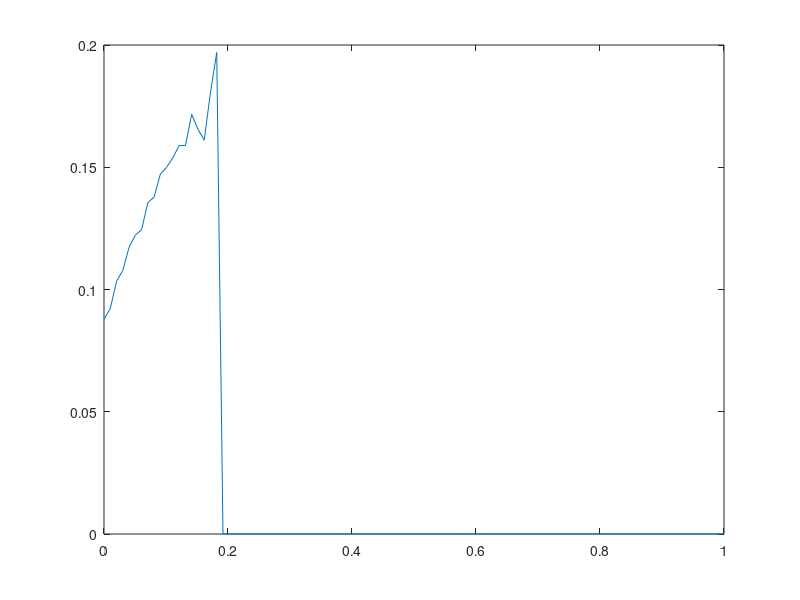

Write the MATLAB code that produced this figure.
% Self-propelled particle model of aggregation in two dimensions.
% Written by Kit Yates

clear
close all



%Set up movie
fig=figure;
makemovie=0;
%movien = avifile('Vicsekmovie','FPS',3,'compression','none')

J=100; %Number of timestep t0 be used
UJ=0;   %Rate at which film is updated


t=1/J %Size of one time step

N=60 %Number of particles

e=0.5 %e is eta the noise parameter, whose maximum value is 2*pi

r=1     % radius for where the particles get a common direction
r2=3    % radius where the particles move towards each other



L=20 %L is the size of the domain on which the particles can move

v=0.5 %v is the speed at which the particles move

turn_rate=1; %how hard the particles turn towards biggest groups

% x(i,j) gives the x coordinate of the ith particle at time j
x=zeros(N,J+1);
x(:,1)=L*rand(N,1); %define initial x coordiantes of all particles
     
% y(i,j) gives the y coordinate of the ith particle at time j
y=zeros(N,J+1);
y(:,1)=L*rand(N,1); %define initial y coordiantes of all particles

% T(i,j) gives the angle with the x axis of the direction of motion of the ith
% particle at time j
T=zeros(N,J+1);
T(:,1)=2*pi*rand(N,1); %define initial direction of all particles

D=zeros(N,N); %neigbors of every particle
D_ingroup=zeros(N,N);

closeness = zeros(1,J,'double');
     
%For all time steps
for j=1:J
    %For each particle
    for i=1:N
        %finds how many particles are in the interaction radius of each
        %particle
        A(:,1)=((x(i,j)-x(:,j)).^2+(y(i,j)-y(:,j)).^2).^0.5;
        A(:,2)=((x(i,j)-x(:,j)-L).^2+(y(i,j)-y(:,j)).^2).^0.5;
        A(:,3)=((x(i,j)-x(:,j)).^2+(y(i,j)-y(:,j)-L).^2).^0.5;
        A(:,4)=((x(i,j)-x(:,j)+L).^2+(y(i,j)-y(:,j)).^2).^0.5;
        A(:,5)=((x(i,j)-x(:,j)).^2+(y(i,j)-y(:,j)+L).^2).^0.5;
        A(:,6)=((x(i,j)-x(:,j)+L).^2+(y(i,j)-y(:,j)+L).^2).^0.5;
        A(:,7)=((x(i,j)-x(:,j)+L).^2+(y(i,j)-y(:,j)-L).^2).^0.5;
        A(:,8)=((x(i,j)-x(:,j)-L).^2+(y(i,j)-y(:,j)+L).^2).^0.5;
        A(:,9)=((x(i,j)-x(:,j)-L).^2+(y(i,j)-y(:,j)-L).^2).^0.5;
        
        
        %closeness(j) = sum(min(A,[],2))/N;  %for closeness score
        A_tw = A>1&A<r2;
        A_ingroup = A<3;
        D(i,:) = sum(A_tw')';  % cannot move towards each other if too close
        D_ingroup(i,:) = sum(A_ingroup')';
        A_nb = A<=r;
        B=sum(A_nb')';   

        % gives mean angle of neigbors
        ss=sum(sin(T(:,j)).*B)/sum(B);
        sc=sum(cos(T(:,j)).*B)/sum(B);
        S=atan2(ss,sc);

        T(i,j)=S+e*(rand-0.5); %adds noise to the measured angle
     
    end

    B1=sum(D);  %amount of neigbors for every particle.
    B2=sum(D_ingroup);
    closeness(j)=sum(B2);
    closeness(j)=closeness(j)/(N*N);
    disp(closeness(j));
    for f=1:N
        % find the negbors with most neigbors
        D(f,:) = B1.*D(f,:);
        D(f,f)=0;   %cannot be neigbor with itself
        [~, toward] = max(D(f,:));
        
        % find closest y-path
        possible_sin = [y(toward,j)-y(f,j),...
            y(toward,j)-y(f,j)+L, y(toward,j)-y(f,j)-L];    
        [~, to_index]=min(abs(possible_sin));
        ts=possible_sin(to_index);
        
        % find closest x-path
        possible_cos = [x(toward,j)-x(f,j),...
            x(toward,j)-x(f,j)+L, x(toward,j)-x(f,j)-L];    
        [minn, to_index]=min(abs(possible_cos));
        tc=possible_sin(to_index);
        
        % normalize distances
        S=[ts tc]./(ts^2+tc^2)^0.5*turn_rate;
        % setting new angle that is a mix of the old angle and...
        % the angle towards the neigbor with most neigbors
        T(f,j+1)=atan2(S(1)+sin(T(f,j)),S(2)+cos(T(f,j)))+e*(rand-0.5); %straight towards neighbor with most negbors
        
        
        % Update positions
        x(f,j+1)=x(f,j)+v*cos(T(f,j+1)); %updates the particles' x-coordinates
        y(f,j+1)=y(f,j)+v*sin(T(f,j+1)); %updates the particles' y coordinates
        
        % Jumps from the right of the box to the left or vice versa
        x(f,j+1)=mod(x(f,j+1),L);

        %Jumps from the top of the box to the bottom or vice versa
        y(f,j+1)=mod(y(f,j+1),L);
        

        %Plot particles

        if makemovie
            if abs(x(f,j)-x(f,j+1))<v && abs(y(f,j)-y(f,j+1))<v
                plot([x(f,j), x(f,j+1)] ,[y(f,j),y(f,j+1)],'k-','markersize',4) %plots the first half of the particles in black
                axis([0 L 0 L]);
                hold on
                plot(x(f,j+1) ,y(f,j+1),'k.','markersize',10)
                xlabel('X position')
                ylabel('Y position')
            end
        end
    end
        
        
    
    if makemovie
        hold off
        M(j)=getframe; %makes a movie fram from the plot
        %movien = addframe(movien,M(j)); %adds this movie fram to the movie
    end
 
end

if ~ makemovie
    plot(linspace(0,1,J), closeness)
end

     
%movien = close(movien); %finishes the movie

